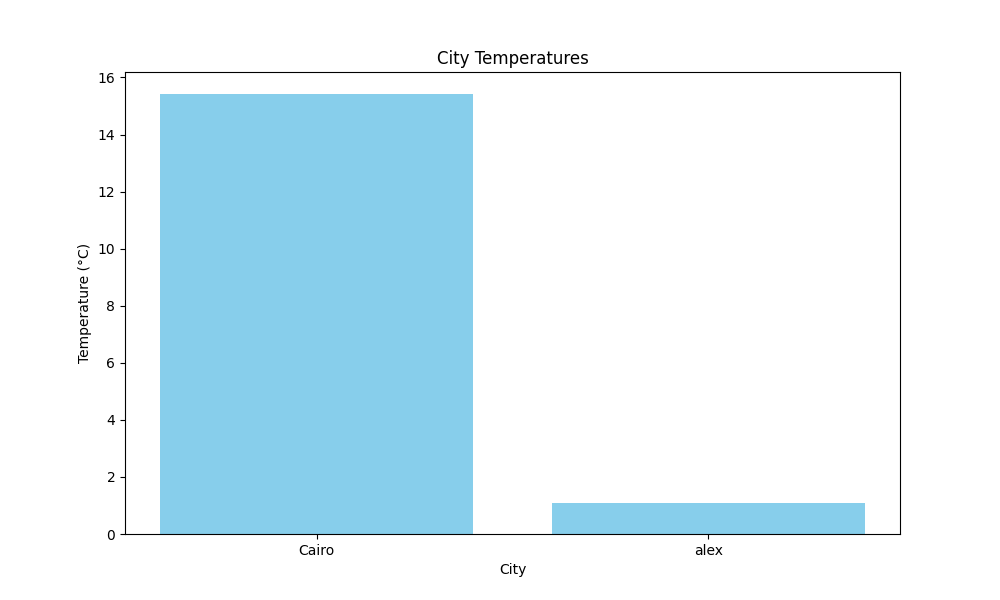

The script that saved this image:
@app.route('/plot')
def plot():
    try:
        # Ensure static directory exists
        if not os.path.exists('static'):
            os.makedirs('static')
        
        # Fetch data from the database
        with sqlite3.connect(DB_FILE) as conn:
            cursor = conn.cursor()
            cursor.execute('SELECT city, temperature FROM weather')
            data = cursor.fetchall()

        if not data:
            return "No data available to plot.", 400

        cities = [row[0] for row in data]
        temperatures = [row[1] for row in data]

        # Generate the plot
        plt.figure(figsize=(10, 6))
        plt.bar(cities, temperatures, color='skyblue')
        plt.title('City Temperatures')
        plt.xlabel('City')
        plt.ylabel('Temperature (°C)')
        plot_path = os.path.join('static', 'plot.png')
        plt.savefig(plot_path)  # Save as plot.png
        plt.close()

        return send_file(plot_path, mimetype='image/png')  # Serve the file
    except Exception as e:
        return f"An error occurred: {e}", 500
